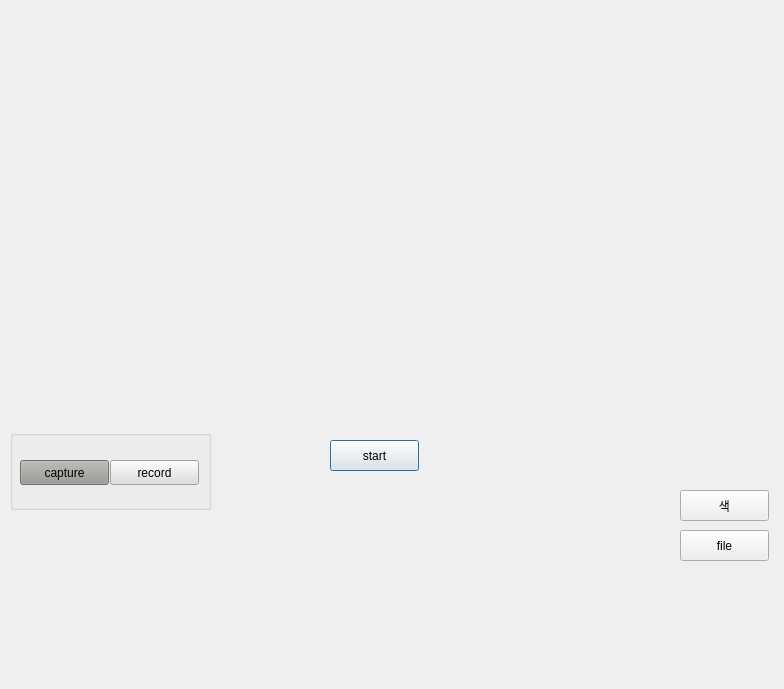
<?xml version="1.0" encoding="UTF-8"?>
<ui version="4.0">
 <class>Dialog</class>
 <widget class="QDialog" name="Dialog">
  <property name="geometry">
   <rect>
    <x>0</x>
    <y>0</y>
    <width>784</width>
    <height>689</height>
   </rect>
  </property>
  <property name="windowTitle">
   <string>Dialog</string>
  </property>
  <widget class="QLabel" name="videoScreen">
   <property name="geometry">
    <rect>
     <x>0</x>
     <y>40</y>
     <width>781</width>
     <height>381</height>
    </rect>
   </property>
   <property name="text">
    <string/>
   </property>
  </widget>
  <widget class="QPushButton" name="startButton">
   <property name="geometry">
    <rect>
     <x>330</x>
     <y>440</y>
     <width>89</width>
     <height>31</height>
    </rect>
   </property>
   <property name="text">
    <string>start</string>
   </property>
  </widget>
  <widget class="QGroupBox" name="groupBox">
   <property name="geometry">
    <rect>
     <x>10</x>
     <y>430</y>
     <width>201</width>
     <height>80</height>
    </rect>
   </property>
   <property name="title">
    <string/>
   </property>
   <widget class="QPushButton" name="captureButton">
    <property name="geometry">
     <rect>
      <x>10</x>
      <y>30</y>
      <width>89</width>
      <height>25</height>
     </rect>
    </property>
    <property name="styleSheet">
     <string notr="true">background-color : rgb(154, 153, 150)</string>
    </property>
    <property name="text">
     <string>capture</string>
    </property>
   </widget>
   <widget class="QPushButton" name="recordButton">
    <property name="geometry">
     <rect>
      <x>100</x>
      <y>30</y>
      <width>89</width>
      <height>25</height>
     </rect>
    </property>
    <property name="styleSheet">
     <string notr="true">background-color : rgb(222, 221, 218)</string>
    </property>
    <property name="text">
     <string>record</string>
    </property>
   </widget>
  </widget>
  <widget class="QPushButton" name="changeButton">
   <property name="geometry">
    <rect>
     <x>680</x>
     <y>490</y>
     <width>89</width>
     <height>31</height>
    </rect>
   </property>
   <property name="text">
    <string>색</string>
   </property>
  </widget>
  <widget class="QPushButton" name="openButton">
   <property name="geometry">
    <rect>
     <x>680</x>
     <y>530</y>
     <width>89</width>
     <height>31</height>
    </rect>
   </property>
   <property name="text">
    <string>file</string>
   </property>
  </widget>
 </widget>
 <resources/>
 <connections/>
</ui>
